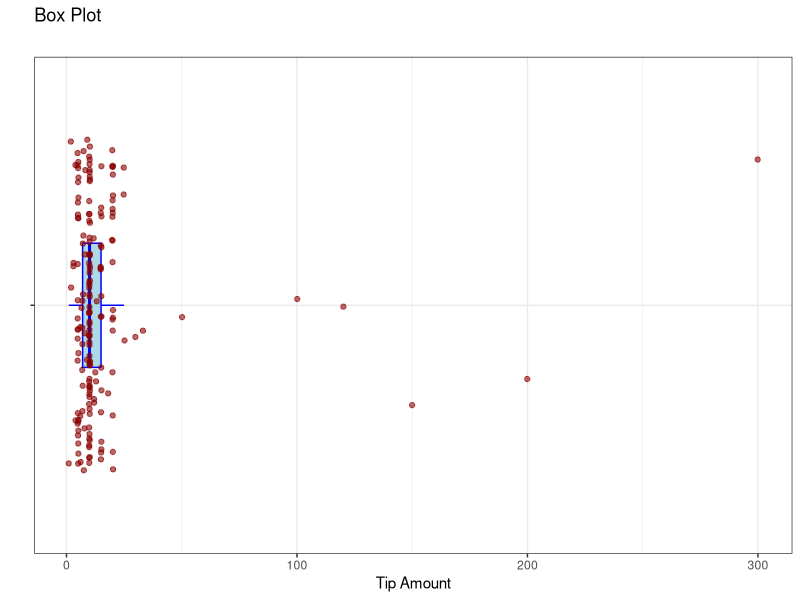
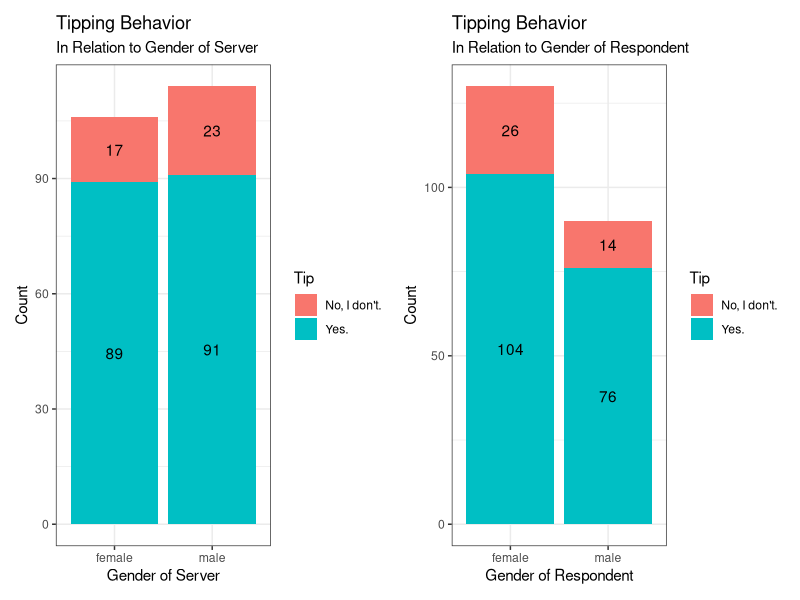
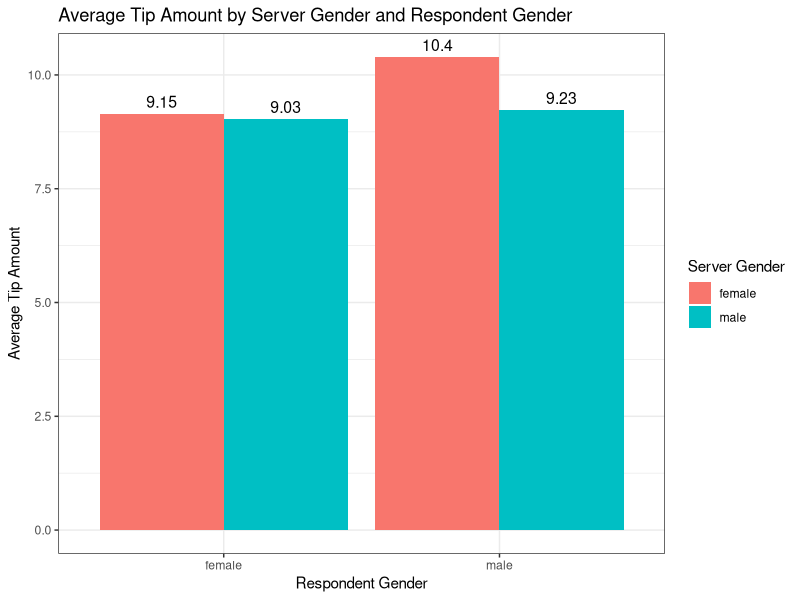
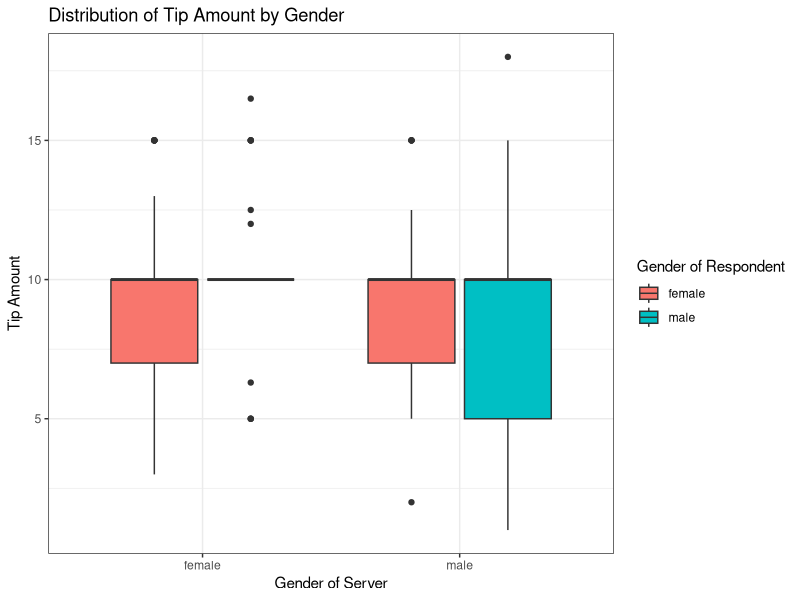

These charts were generated, in order, by the following R code:
## ---- chunk 1
library(tidyverse)
library(ggplot2)
library(dplyr)
library(patchwork)
data <- read_csv("data/fa24_g4.csv")
head(data)
## ---- chunk 2
ggplot(filter(data, 
              !is.na(g4q2)), 
       aes(x = g4q2, y = "")) +
  geom_boxplot(outlier.shape = NA, width = 0.3, color = "blue", fill = "lightblue") +
  geom_jitter(width = 0.2, size = 1.5, alpha = 0.6, color = "darkred") +
  labs(title = "Box Plot",
       y = "",
       x = "Tip Amount",
       subtitle = "") +
  theme_bw() +
  scale_color_viridis_d()
## ---- chunk 3
# Here, we removed the outliers and converted percentage into amount(Dollars).
new_data <- mutate(data, g4q2 = case_when(g4q2 > 49 ~ NA,
                                   g4q2 == 20 ~ 10,
                                   g4q2 == 25 ~ 12.5,
                                   g4q2 == 30 ~ 15,
                                   g4q2 == 33 ~ 16.5,
                                   .default = g4q2))
## ---- chunk 4
# Label Encoding to gender variablr of server i.e. IV 
new_data <- mutate(new_data, IV2 = if_else(IV == "male", 1, 2, NA))
new_data <- mutate(new_data, gender2 = if_else(gender == 1, "male", "female", NA))
## ---- chunk 5
# t-test - Tip amount and Gender of server
t.test(g4q2 ~ IV2, data = new_data, var.equal = TRUE)
## ---- chunk 6
# t-test - Tip amount and Gender of respondent
t.test(g4q2 ~ gender, data = new_data, var.equal = TRUE)
## ---- chunk 7
new_data %>%
  group_by(IV) %>%
  summarise(Average = mean(g4q2, na.rm = TRUE))
## ---- chunk 8
plot1 <- ggplot(filter(new_data, 
                       !is.na(IV),
                       !is.na(g4q1)),
                aes(x = IV, fill = g4q1)) +
  geom_bar() +
  labs(x = "Gender of Server", y = "Count", fill = "Tip", title = "Tipping Behavior", subtitle = "In Relation to Gender of Server") +
  scale_color_viridis_d() +
  theme_bw() +
  geom_text(stat = "count", 
            aes(label = after_stat(count)), 
            position = position_stack(vjust = 0.5))

plot2 <- ggplot(filter(new_data, 
                       !is.na(gender2),
                       !is.na(g4q1)),
                aes(x = gender2, fill = g4q1)) +
  geom_bar() +
  labs(x = "Gender of Respondent", y = "Count", fill = "Tip", title = "Tipping Behavior", subtitle = "In Relation to Gender of Respondent") +
  scale_color_viridis_d() +
  theme_bw() +
  geom_text(stat = "count", 
            aes(label = after_stat(count)), 
            position = position_stack(vjust = 0.5))

combined_plot <- plot1 + plot2

combined_plot
## ---- chunk 9
summary_data <- new_data %>%
  group_by(IV, gender2) %>%
  summarize(Mean_Tip = mean(g4q2, na.rm = TRUE))

ggplot(summary_data, aes(x = gender2, y = Mean_Tip, fill = IV)) +
  geom_bar(stat = "identity", position = "dodge") +
  geom_text(aes(label = round(Mean_Tip, 2)), 
            position = position_dodge(width = 0.9), 
            vjust = -0.5, size = 4) +
  labs(title = "Average Tip Amount by Server Gender and Respondent Gender",
       x = "Respondent Gender",
       y = "Average Tip Amount",
       fill = "Server Gender") +
  theme_bw()
## ---- chunk 10
ggplot(new_data, aes(x = as.factor(IV), y = g4q2, fill = as.factor(gender2))) +
  geom_boxplot() +
  labs(title = "Distribution of Tip Amount by Gender",
       x = "Gender of Server", 
       y = "Tip Amount",
       fill = "Gender of Respondent") +
  theme_bw() +
  scale_color_viridis_d()
